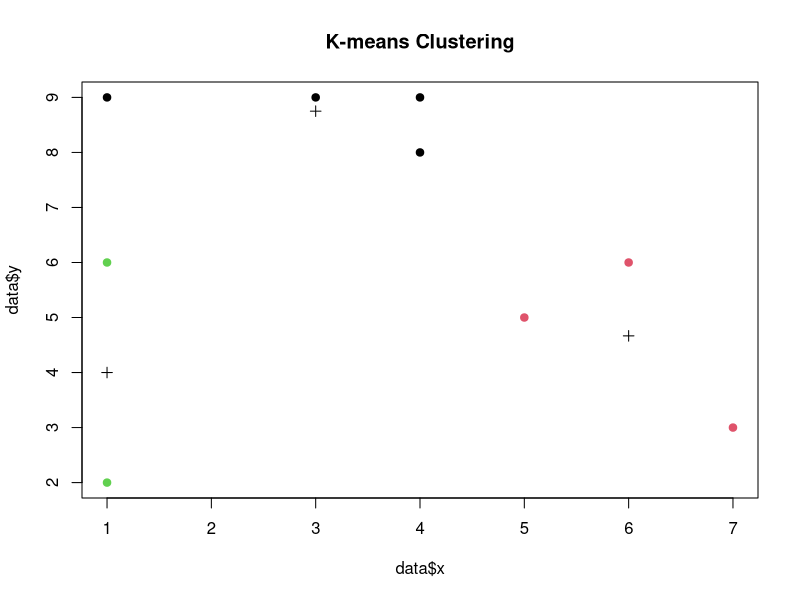

The R script that drew this image:
data <- data.frame(
    x = c(1, 1, 7, 4, 6, 5, 1, 4, 3),
    y = c(9, 6, 3, 8, 6, 5, 2, 9, 9)
)

k <- 3
kmeans_model <- kmeans(data, centers = k)

kmeans_model$centers

cluster_assignment <- kmeans_model$cluster
plot(data$x, data$y, col = cluster_assignment, pch = 19, main = "K-means Clustering")
points(kmeans_model$centers, pch = 3)
